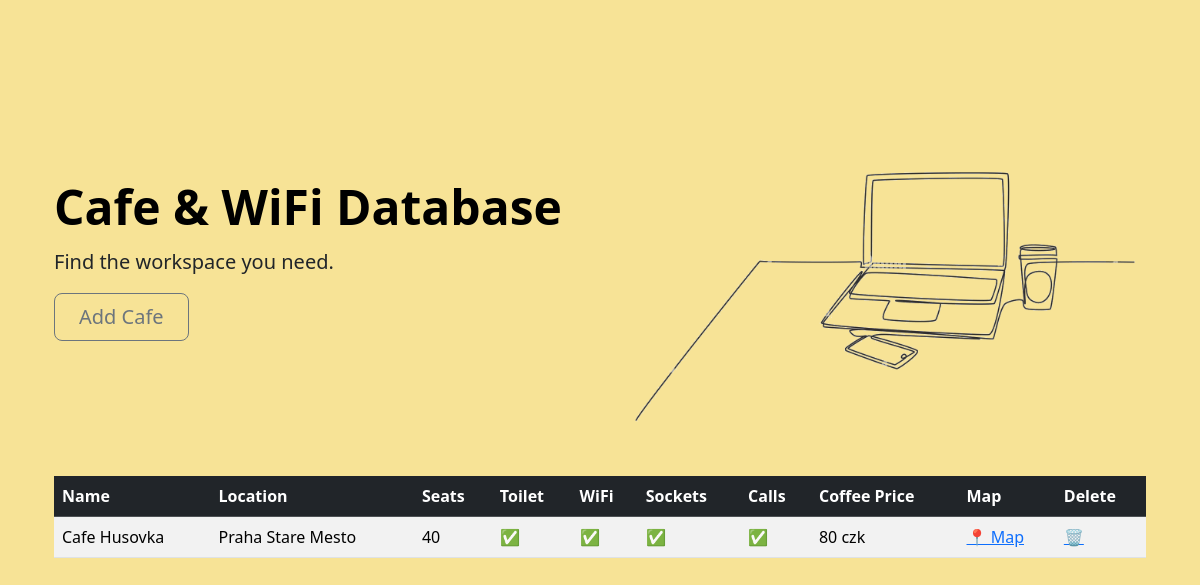
Before: / with the older database file.
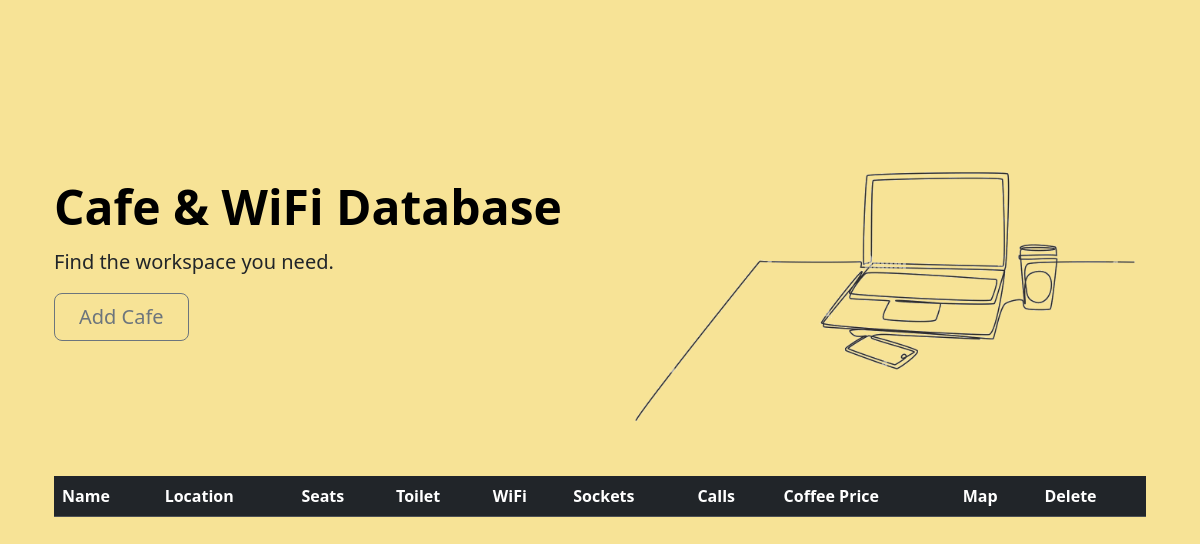
After: the same page with the newer database file.
### main.py (models this page shows)
class Cafe(db.Model):
    id: Mapped[int] = mapped_column(Integer, primary_key=True)
    name: Mapped[str] = mapped_column(String(250), unique=True, nullable=False)
    map_url: Mapped[str] = mapped_column(String(500), nullable=False)
    location: Mapped[str] = mapped_column(String(250), nullable=False)
    seats: Mapped[str] = mapped_column(String(250), nullable=False)
    has_toilet: Mapped[bool] = mapped_column(Boolean, nullable=False)
    has_wifi: Mapped[bool] = mapped_column(Boolean, nullable=False)
    has_sockets: Mapped[bool] = mapped_column(Boolean, nullable=False)
    can_take_calls: Mapped[bool] = mapped_column(Boolean, nullable=False)
    coffee_price: Mapped[str] = mapped_column(String(250), nullable=True)

### main.py (the view)
@app.route('/')
def home():
    all_cafes = db.session.execute(db.select(Cafe)).scalars().all()
    return render_template('index.html', cafes=all_cafes)

### templates/index.html (shortened to what this page needs)
{% extends "base.html" %}
{% block content %}
<div class="container col-xxl-8 px-4 py-5 cutom-bg">
    <div class="row flex-lg-row-reverse align-items-center g-5 py-5">
        <div class="col-8 col-sm-8 col-lg-6 px-100"><img src="{{ url_for('static', filename='images/cafe-drawing-transparent.png') }}" class="d-block mx-lg-auto img-fluid"
                                                   alt="Bootstrap Themes" width="500" height="300" loading="lazy"></div>
        <div class="col-lg-6"><h1 class="display-5 fw-bold text-body-emphasis lh-1 mb-3">Cafe & WiFi Database</h1>
            <p class="lead">Find the workspace you need.</p>
            <div class="d-grid gap-2 d-md-flex justify-content-md-start">
                <a href="{{ url_for('add') }}" class="btn btn-outline-secondary btn-lg px-4">Add Cafe</a>
            </div>
        </div>
    </div>
<table class="table table-striped table-hover">
       <thead class="table-dark">
        <tr>
            <th>Name</th>
            <th>Location</th>
            <th>Seats</th>
            <th>Toilet</th>
            <th>WiFi</th>
            <th>Sockets</th>
            <th>Calls</th>
            <th>Coffee Price</th>
            <th>Map</th>
            <th>Delete</th>
        </tr>
       </thead>
        <tbody>
            {% for cafe in cafes %}
            <tr>
                <td>{{ cafe.name }}</td>
                <td>{{ cafe.location }}</td>
                <td>{{ cafe.seats }}</td>
                <td>{{ '✅' if cafe.has_toilet else '❌' }}</td>
                <td>{{ '✅' if cafe.has_wifi else '❌'  }}</td>
                <td>{{ '✅' if cafe.has_sockets else '❌' }}</td>
                <td>{{ '✅' if cafe.can_take_calls else '❌'  }}</td>
                <td>{{ cafe.coffee_price }}</td>
                <td><a href="{{ cafe.map_url }}", target="_blank">📍 Map</a></td>
                <td><a href="{{url_for('delete', cafe_id=cafe.id)}}">🗑️</a></td>
            </tr>
            {% endfor %}
        </tbody>
    </table>
</div>
{% endblock %}

### templates/base.html (shortened to what this page needs)
<!DOCTYPE html>
<html lang="en">
<head>
    {{ bootstrap.load_css() }}
    <link rel="stylesheet" href="{{ url_for('static', filename='css/style.css') }}">
</head>
<body>
    {% block content %}{% endblock %}
</body>
</html>

### templates/base.html (style rules this page uses)
body { background-color:#F7E396; }

Changed rows visible on the page:
removed Cafe: name "Cafe Husovka", location "Praha Stare Mesto", seats "40", has_toilet "✅", has_wifi "✅", has_sockets "✅", can_take_calls "✅", coffee_price "80 czk"
